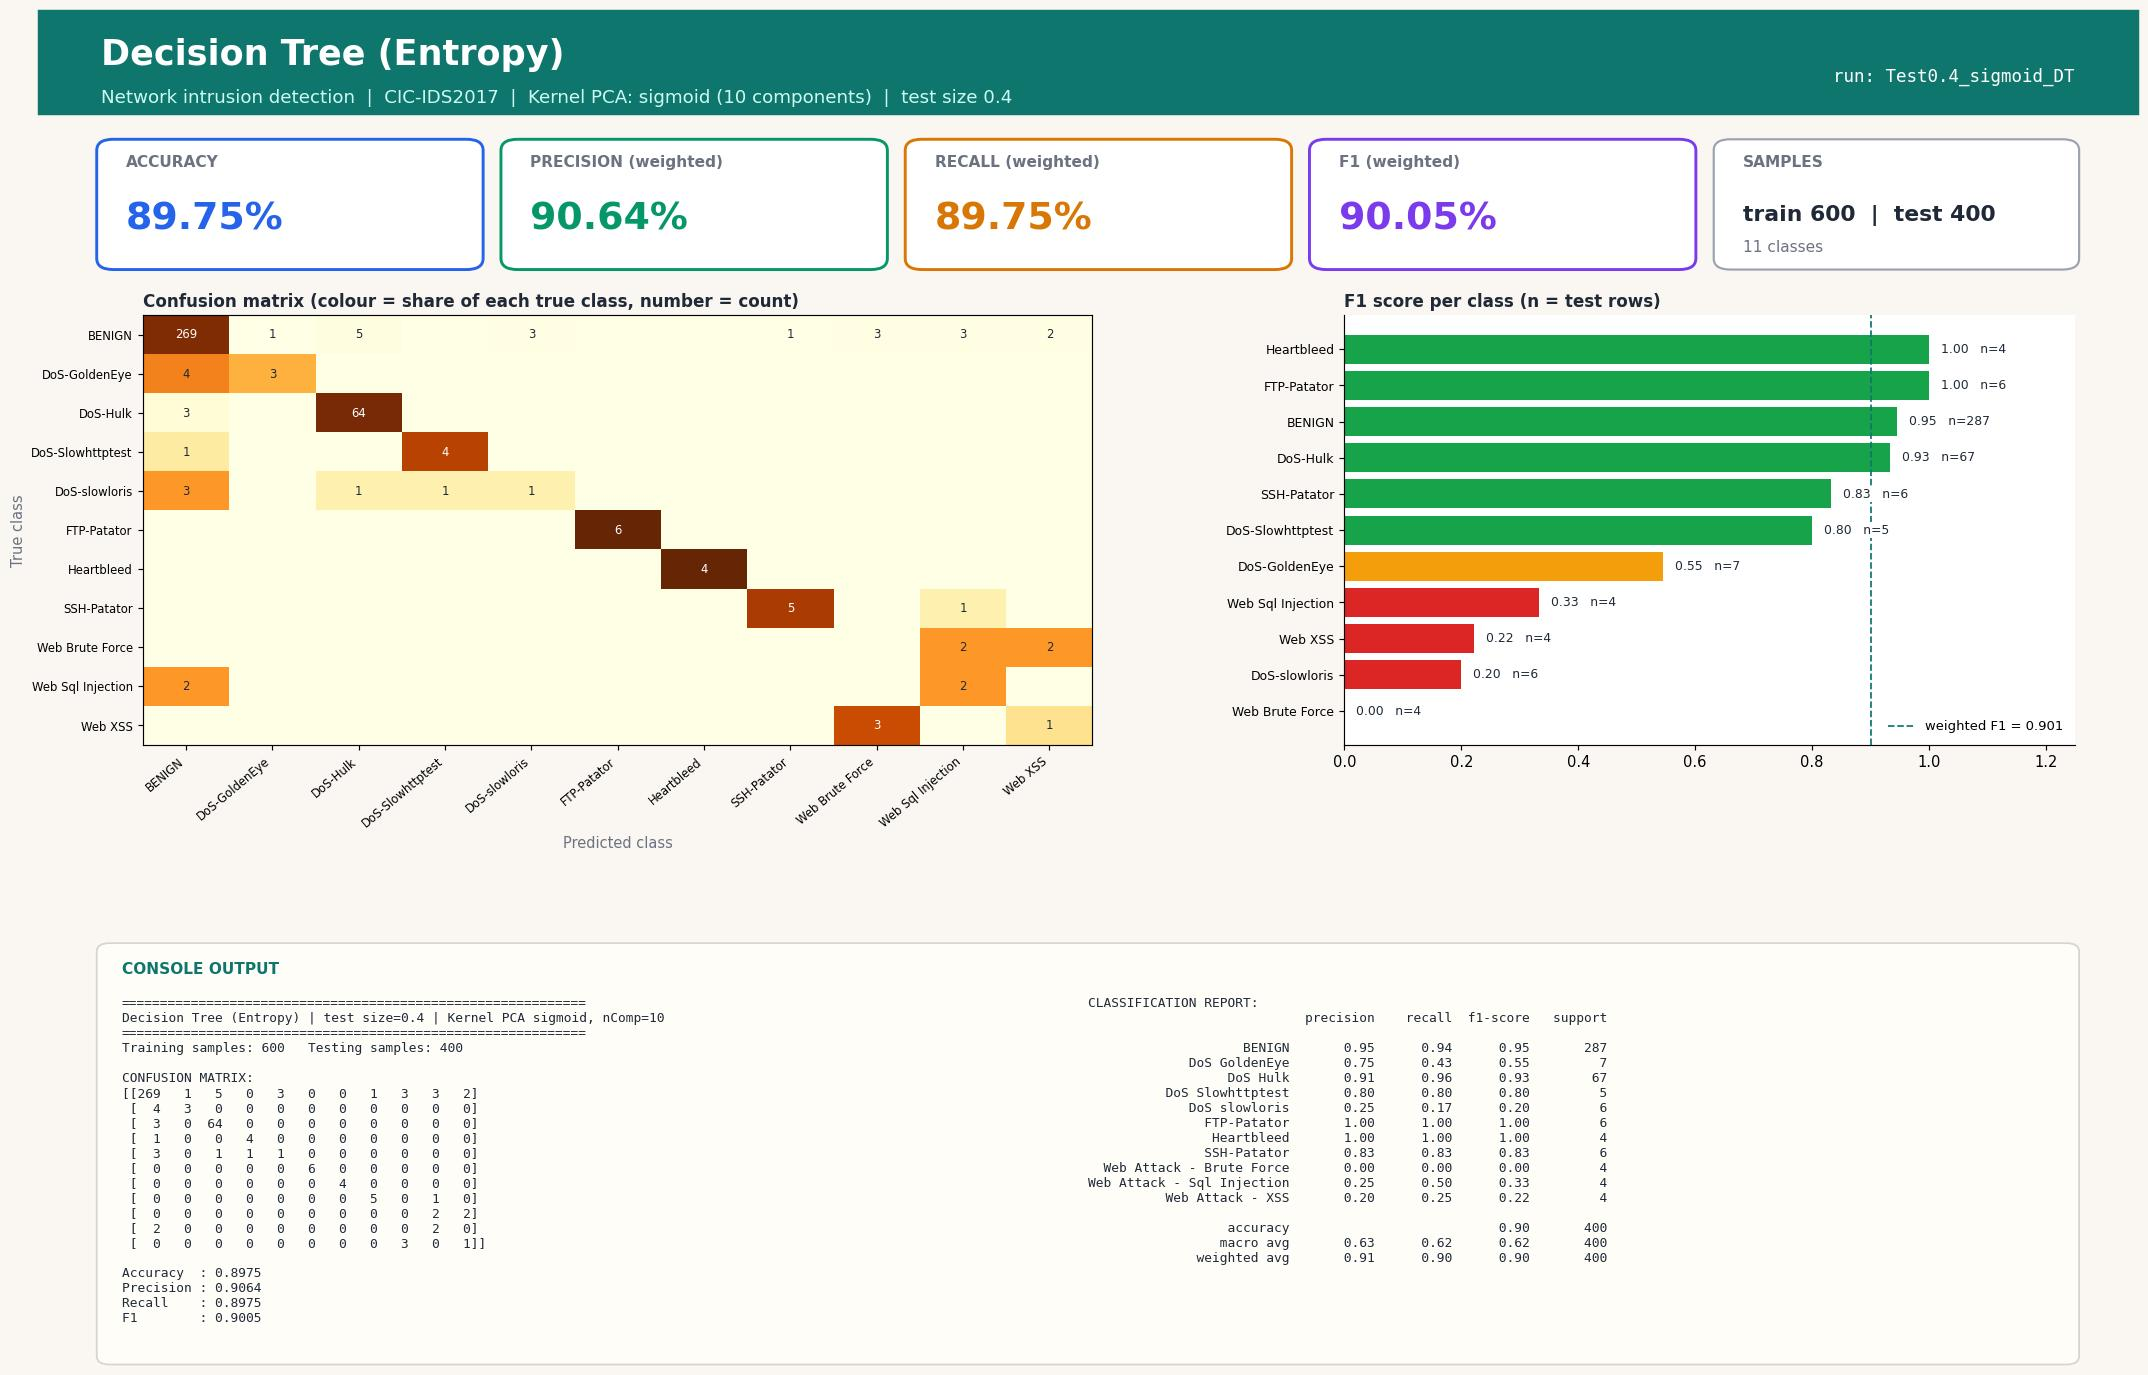

Write the Python code that produced this figure.
#!/usr/bin/env python3
"""Decision Tree (Entropy) | Test size 0.4 | Kernel PCA kernel=sigmoid, n_components=10
CIC-IDS2017 (Tue+Wed+Thu-morning) 1000-row stratified sample.
Run in any IDE (Spyder / VS Code / PyCharm / Jupyter): open the file and press Run, no arguments needed.
Saves next to this file: 'Test0.4_sigmoid_DT.jpg' - one image with the console output (confusion matrix, metrics, classification report) plus charts."""
import json, os
import numpy as np
import matplotlib.pyplot as plt
from sklearn.decomposition import KernelPCA
from sklearn.tree import DecisionTreeClassifier
from sklearn.metrics import (accuracy_score, classification_report, confusion_matrix,
                             f1_score, precision_score, recall_score)
from sklearn.model_selection import train_test_split
from sklearn.preprocessing import StandardScaler

TEST_SIZE, KERNEL, N_COMP, ALG, ALG_NAME = 0.4, "sigmoid", 10, "DT", "Decision Tree (Entropy)"
try:
    HERE = os.path.dirname(os.path.abspath(__file__))
except NameError:                      # Jupyter / interactive console
    HERE = os.getcwd()
def _find_root():                      # folder that contains data/sample.npz (works from any working directory)
    for p in (HERE, os.path.join(HERE, ".."), os.path.join(HERE, "..", ".."), os.getcwd()):
        if os.path.exists(os.path.join(p, "data", "sample.npz")):
            return os.path.abspath(p)
    raise FileNotFoundError("data/sample.npz not found - run prepare_data.py or keep the repo folder structure")
ROOT = _find_root()
tag = f"Test{TEST_SIZE}_{KERNEL}_{ALG}"

# 1. LOAD cached, cleaned sample (see prepare_data.py)
d = np.load(os.path.join(ROOT, "data", "sample.npz"), allow_pickle=True)
X, y, class_names = d["X"], d["y"], [str(c).replace("�", "-") for c in d["classes"]]

# 2. SPLIT
X_train, X_test, y_train, y_test = train_test_split(
    X, y, test_size=TEST_SIZE, random_state=42, stratify=y)

# 3. SCALE (fit on train only)
scaler = StandardScaler()
X_train = scaler.fit_transform(X_train); X_test = scaler.transform(X_test)

# 4. DIMENSIONALITY REDUCTION: Kernel PCA (fit on train only; gamma = sklearn default 1/n_features)
kpca = KernelPCA(n_components=N_COMP, kernel=KERNEL, random_state=0)
X_train = kpca.fit_transform(X_train); X_test = kpca.transform(X_test)

# 5. CLASSIFIER
classifier = DecisionTreeClassifier(criterion="entropy", random_state=0)
classifier.fit(X_train, y_train)
y_pred = classifier.predict(X_test)

# 6. METRICS
labels = np.arange(len(class_names))
cm = confusion_matrix(y_test, y_pred, labels=labels)
res = dict(test_size=TEST_SIZE, kernel=KERNEL, n_components=N_COMP, algorithm=ALG, model=ALG_NAME,
           n_train=int(len(y_train)), n_test=int(len(y_test)),
           accuracy=accuracy_score(y_test, y_pred),
           precision=precision_score(y_test, y_pred, average="weighted", zero_division=0),
           recall=recall_score(y_test, y_pred, average="weighted", zero_division=0),
           f1=f1_score(y_test, y_pred, average="weighted", zero_division=0))
report = classification_report(y_test, y_pred, labels=labels, target_names=class_names, zero_division=0)
lines = ["=" * 60, f"{ALG_NAME} | test size={TEST_SIZE} | Kernel PCA {KERNEL}, nComp={N_COMP}", "=" * 60,
         f"Training samples: {len(y_train)}   Testing samples: {len(y_test)}", "", "CONFUSION MATRIX:", np.array2string(cm), ""]
for k in ("accuracy", "precision", "recall", "f1"): lines.append(f"{k.capitalize():10s}: {res[k]:.4f}")
lines += ["", "CLASSIFICATION REPORT:", report]
console_output = "\n".join(lines); print(console_output)

# 7. VISUAL OUTPUT: ONE report-style image (banner, KPI cards, charts, console output) - real results only
from matplotlib.patches import FancyBboxPatch, Rectangle
short = [c.replace("Web Attack - ", "Web ").replace("DoS ", "DoS-") for c in class_names]
rep = classification_report(y_test, y_pred, labels=labels, target_names=class_names, zero_division=0, output_dict=True)
cmn = cm / np.maximum(cm.sum(axis=1, keepdims=True), 1)          # row-normalised = per-class recall
INK, MUTED, BG, ACC = "#1f2937", "#6b7280", "#faf7f2", "#0f766e"
fig = plt.figure(figsize=(20, 13.2), dpi=105, facecolor=BG)
fig.add_artist(Rectangle((0, 0.925), 1, 0.075, transform=fig.transFigure, color=ACC, zorder=0))
fig.text(0.03, 0.968, f"{ALG_NAME}", fontsize=24, fontweight="bold", color="white", va="center")
fig.text(0.03, 0.937, f"Network intrusion detection  |  CIC-IDS2017  |  Kernel PCA: {KERNEL} ({N_COMP} components)  |  test size {TEST_SIZE}",
         fontsize=12.5, color="#ccfbf1", va="center")
fig.text(0.97, 0.952, f"run: {tag}", fontsize=12, color="white", ha="right", va="center", family="monospace")

# KPI cards
cards = [("ACCURACY", res["accuracy"], "#2563eb"), ("PRECISION (weighted)", res["precision"], "#059669"),
         ("RECALL (weighted)", res["recall"], "#d97706"), ("F1 (weighted)", res["f1"], "#7c3aed")]
for i, (lab, v, col) in enumerate(cards):
    x0 = 0.03 + i * 0.1925
    fig.add_artist(FancyBboxPatch((x0, 0.815), 0.18, 0.09, boxstyle="round,pad=0.002,rounding_size=0.008", transform=fig.transFigure,
                                  facecolor="white", edgecolor=col, linewidth=2))
    fig.text(x0 + 0.012, 0.887, lab, fontsize=10.5, color=MUTED, fontweight="bold")
    fig.text(x0 + 0.012, 0.842, f"{v * 100:.2f}%", fontsize=26, color=col, fontweight="bold")
fig.add_artist(FancyBboxPatch((0.80, 0.815), 0.17, 0.09, boxstyle="round,pad=0.002,rounding_size=0.008", transform=fig.transFigure,
                              facecolor="white", edgecolor="#9ca3af", linewidth=1.5))
fig.text(0.812, 0.887, "SAMPLES", fontsize=10.5, color=MUTED, fontweight="bold")
fig.text(0.812, 0.848, f"train {res['n_train']}  |  test {res['n_test']}", fontsize=15, color=INK, fontweight="bold")
fig.text(0.812, 0.826, f"{len(class_names)} classes", fontsize=10.5, color=MUTED)

gs = fig.add_gridspec(1, 2, left=0.05, right=0.97, top=0.78, bottom=0.47, wspace=0.30, width_ratios=[1.3, 1])
ax1 = fig.add_subplot(gs[0, 0]); ax2 = fig.add_subplot(gs[0, 1])
for ax in (ax1, ax2): ax.set_facecolor("white")
im = ax1.imshow(cmn, cmap="YlOrBr", vmin=0, vmax=1, aspect="auto")
ax1.set_xticks(labels); ax1.set_yticks(labels); ax1.set_xticklabels(short, rotation=40, ha="right", fontsize=8); ax1.set_yticklabels(short, fontsize=8)
ax1.set_title("Confusion matrix (colour = share of each true class, number = count)", loc="left", fontsize=11.5, color=INK, fontweight="bold")
ax1.set_xlabel("Predicted class", color=MUTED); ax1.set_ylabel("True class", color=MUTED)
for a_ in labels:
    for b_ in labels:
        if cm[a_, b_]: ax1.text(b_, a_, cm[a_, b_], ha="center", va="center", fontsize=8, color="white" if cmn[a_, b_] > 0.6 else INK)
f1s = [rep[c]["f1-score"] for c in class_names]; sup = [int(rep[c]["support"]) for c in class_names]
order = np.argsort(f1s)
cols = ["#dc2626" if f1s[i] < 0.34 else "#f59e0b" if f1s[i] < 0.67 else "#16a34a" for i in order]
ax2.barh(range(len(order)), [f1s[i] for i in order], color=cols)
ax2.set_yticks(range(len(order))); ax2.set_yticklabels([short[i] for i in order], fontsize=8.5); ax2.set_xlim(0, 1.25)
ax2.set_title("F1 score per class (n = test rows)", loc="left", fontsize=11.5, color=INK, fontweight="bold")
for k, i in enumerate(order): ax2.text(f1s[i] + 0.02, k, f"{f1s[i]:.2f}   n={sup[i]}", va="center", fontsize=8.5, color=INK, zorder=5, bbox=dict(facecolor="white", edgecolor="none", pad=1))
for sp in ("top", "right"): ax2.spines[sp].set_visible(False)
ax2.axvline(res["f1"], color=ACC, ls="--", lw=1.2, label=f"weighted F1 = {res['f1']:.3f}"); ax2.legend(loc="lower right", fontsize=9, frameon=False)

# console output panel (same text that is printed to the console)
fig.add_artist(FancyBboxPatch((0.03, 0.025), 0.94, 0.30, boxstyle="round,pad=0.002,rounding_size=0.006", transform=fig.transFigure,
                              facecolor="#fffdf8", edgecolor="#d6d3d1", linewidth=1.2))
fig.text(0.04, 0.305, "CONSOLE OUTPUT", fontsize=10.5, color=ACC, fontweight="bold")
split_at = lines.index("CLASSIFICATION REPORT:")
fig.text(0.04, 0.288, "\n".join(lines[:split_at]), family="monospace", fontsize=8.8, color=INK, va="top")
fig.text(0.50, 0.288, "\n".join(lines[split_at:]), family="monospace", fontsize=8.8, color=INK, va="top")
plt.savefig(os.path.join(HERE, tag + ".jpg"), format="jpg", bbox_inches="tight", facecolor=BG)
if os.environ.get("ACN_NO_SHOW") != "1": plt.show()   # IDEs display the image; run_all.py disables this
plt.close()

os.makedirs(os.path.join(ROOT, "results", "json"), exist_ok=True)
with open(os.path.join(ROOT, "results", "json", tag + ".json"), "w") as f: json.dump(res, f)
